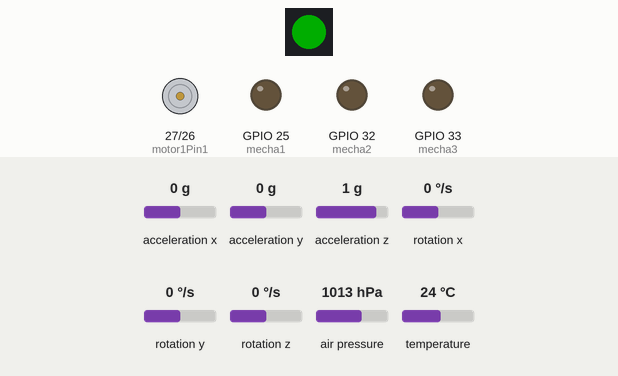
A sketch run on a simulated ESP32. On the bench: 1 RGB LEDs in strip order, left to right, motor-driver pin pairs drawn as motors (green arrow = first pin HIGH = forward, orange = second pin HIGH = backward, longer = more drive, scaled by the enable pin), output pins drawn as LEDs (lit = HIGH). The inputs (shaded band) are chosen by the test bench; at power-on: rotation z 0 °/s, acceleration x 0 g, acceleration y 0 g, acceleration z 1 g, rotation x 0 °/s, rotation y 0 °/s, air pressure 1013 hPa, temperature 24 °C. Dim RGB values are drawn brighter than linear; storage starts empty.

Above: at 3.2 s.
3.3 s: rotation z set to -100 °/s
At 4.4 s:
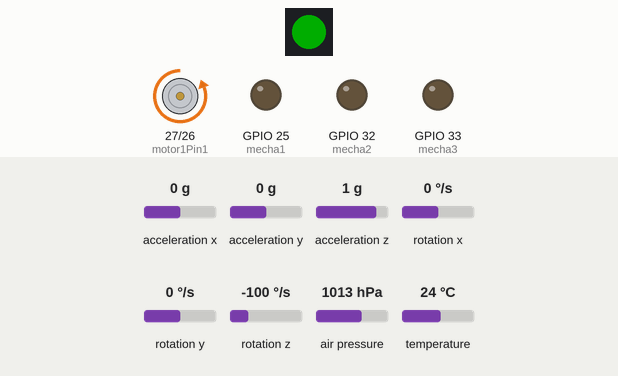
6.3 s: rotation z set to 100 °/s
At 7.33 s:
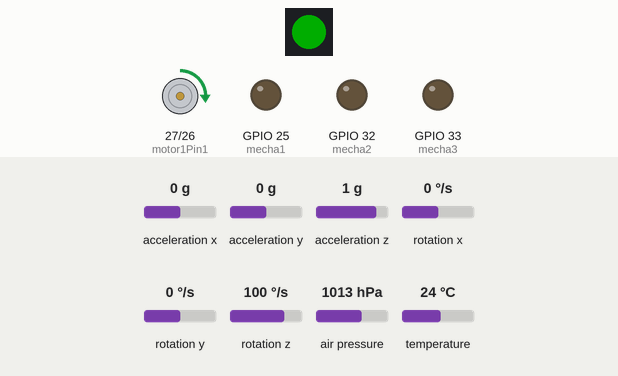
9.3 s: rotation z set to -84 °/s
At 9.41 s:
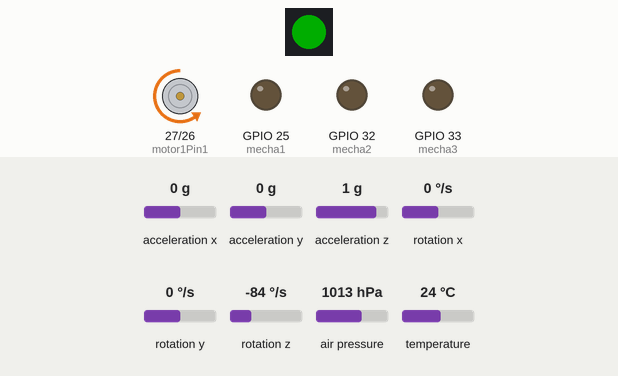
Timing chart, 0 to 12.3 s (numbered marks = the images above; inputs shaded):
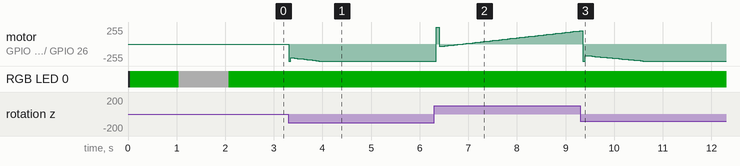

The sketch:

FlightComputerSigma2.ino
```cpp
#include "FS.h"
#include "SD.h"
#include "SPI.h"
#include "Wire.h"
#include "SPIFFS.h"
#include <PID_v1.h>
#include <MPU6050_light.h>
#include <Adafruit_BMP280.h>
#include <Adafruit_NeoPixel.h>
#ifdef __AVR__
  #include <avr/power.h>
#endif

#define LED_PIN    16
#define LED_COUNT 1


MPU6050 mpu(Wire);
Adafruit_BMP280 bmp;
Adafruit_NeoPixel strip = Adafruit_NeoPixel(LED_COUNT, LED_PIN, NEO_GRB + NEO_KHZ800);

//Contantes y objeto para el PID
double RW_Setpoint, RW_Input, RW_Output;
PID RW_PID(&RW_Input, &RW_Output, &RW_Setpoint, 2, 1, 1, DIRECT);

//Constantes para la reaction wheel
const int freq = 30000;
const int pwmChannel = 0;
const int resolution = 8;
const int motor1Pin1 = 27;
const int motor1Pin2 = 26;
const int enable1Pin = 14;
const bool invertirRotacion = false;
int low = LOW;
int high = HIGH;
int dutyCycle = 255; //Velocidad con ledcWrite(pwmChannel, dutyCycle); (Para alante)

//Constantes para mechas
const int mecha1 = 25;
const int mecha2 = 32;
const int mecha3 = 33;

String FileName = "/lecturas.csv";
long timer = 0;
String instantData;
int Status = 0;
float AlturaLanzamiento = 0;
bool hasCopiedFile = false;

void writeFile(fs::FS &fs, String path, String message){
    File file = fs.open(path, FILE_WRITE);
    if(!file){
        return;
    }
    if(!file.print(message)){
        Serial.println("- write failed");
    }
    file.close();
}

void appendFile(fs::FS &fs, String path, String message){
    File file = fs.open(path, FILE_APPEND);
    if(!file){
        return;
    }
    if(!file.print(message)){
        Serial.println("- append failed");
    }
    file.close();
}


void controlReactionWheel() {
    RW_Input = mpu.getGyroZ();
    RW_PID.Compute();
    if (RW_Output > 0) {
      digitalWrite(motor1Pin1, low);
      digitalWrite(motor1Pin2, high);
      dutyCycle = RW_Output;
    } else {
      digitalWrite(motor1Pin1, high);
      digitalWrite(motor1Pin2, low);
      dutyCycle = -RW_Output;
    }
    ledcWrite(pwmChannel, dutyCycle);
}

void copyFileToSD(fs::FS &fs, String path){
  File file2 = fs.open(path, FILE_WRITE);
  File file = SPIFFS.open(path);
  while( file.available() ) {
      file2.write( file.read() );
  }
  file2.close();
  file.close();
  hasCopiedFile = true;
  Serial.println("Copied File");
  strip.setPixelColor(0, strip.Color(255,255,255));
  strip.show();
}
void deployParachute() {
  //Funcion de despliegue de paracaidas
  digitalWrite(mecha1, HIGH);
  digitalWrite(mecha2, HIGH);
  digitalWrite(mecha3, HIGH);
  strip.setPixelColor(0, strip.Color(255,0,255));
  strip.show();
  Serial.println("DEPLOYED!");
}

void setup(){
    Serial.begin(9600);

    //Led setup
    strip.begin();
    strip.setBrightness(50);
    strip.show();
    //Para mostrar color
    //************************************************//
    //strip.setPixelColor(1, (0,0,0)); //  Set pixel's color (in RAM)
    //strip.show();
    //************************************************//

    //SPIFFS Setup (Memoria interna)
    strip.setPixelColor(0, strip.Color(255,0,0));
    strip.show();
    while(!SPIFFS.begin(true)){
        while (1) delay(10);
    }
    //SD Setup
    strip.setPixelColor(0, strip.Color(0,255,0));
    strip.show();
    if(!SD.begin()){
        strip.setPixelColor(0, strip.Color(255,0,255));
        strip.show();
        Serial.println("ERROR SD");
        while (1) delay(10);
    }
    uint8_t cardType = SD.cardType();
    if(cardType == CARD_NONE){
        strip.setPixelColor(0, strip.Color(255,0,0));
        strip.show();
        while (1) delay(10);
    }

    int i = 0;
    while(SD.exists(FileName)){
      FileName = "/lecturas"+String(i)+".csv";
      i++;
    }

    //MPU6050 Setup
    Wire.begin();
    byte status = mpu.begin();
    while(status!=0){  // stop everything if could not connect to MPU6050
      strip.setPixelColor(0, strip.Color(255,255,0));
      strip.show();
    }
    delay(1000);
    strip.setPixelColor(0, strip.Color(255,255,255));
    strip.show();
    mpu.calcOffsets(true,true); // gyro and accelero
    strip.setPixelColor(0, strip.Color(0,255,0));
    strip.show();

    //BMP Setup
    status = bmp.begin(0x76);
    if (!status) {
      strip.setPixelColor(0, strip.Color(0,0,255));
      strip.show();
      while (1) delay(10);
    }
    /* Default settings from datasheet. */
    bmp.setSampling(Adafruit_BMP280::MODE_NORMAL,     /* Operating Mode. */
                    Adafruit_BMP280::SAMPLING_X2,     /* Temp. oversampling */
                    Adafruit_BMP280::SAMPLING_X16,    /* Pressure oversampling */
                    Adafruit_BMP280::FILTER_X16,      /* Filtering. */
                    Adafruit_BMP280::STANDBY_MS_500); /* Standby time. */

    //PID Setup
    RW_PID.SetMode(AUTOMATIC);
    RW_PID.SetOutputLimits(-255,255);
    RW_PID.SetSampleTime(50);
    RW_Setpoint = 0;

    //DC motor setup
    pinMode(motor1Pin1, OUTPUT);
    pinMode(motor1Pin2, OUTPUT);
    pinMode(enable1Pin, OUTPUT);
    ledcSetup(pwmChannel, freq, resolution);
    ledcAttachPin(enable1Pin, pwmChannel);
    if (invertirRotacion){
      low = HIGH;
      high = LOW;
    }

    //Setup mechas
    pinMode(mecha1, OUTPUT);
    pinMode(mecha2, OUTPUT);
    pinMode(mecha3, OUTPUT);
    digitalWrite(mecha1, LOW);
    digitalWrite(mecha2, LOW);
    digitalWrite(mecha3, LOW);

    writeFile(SPIFFS, FileName, "ACCELERO_X,ACCELERO_Y,ACCELERO_Z,GYRO_X,GYRO_Y,GYRO_Z,ACC_ANGLE_X,ACC_ANGLE_Y,ANGLE_X,ANGLE_Y,ANGLE_Z,TEMPERATURE,PREASSURE,HEIGHT,TIME,STATUS, \n");

    //Establezco altura inicial
    AlturaLanzamiento = bmp.readAltitude(1020.03);
    //Todo correcto
    strip.setPixelColor(0, strip.Color(0,255,0)); //  Set pixel's color (in RAM)
    strip.show();
}

void loop(){
    mpu.update();
    controlReactionWheel();
    timer = millis();
    instantData = String(mpu.getAccX()) + "," + String(mpu.getAccY()) + "," + String(mpu.getAccZ()) +
                  "," + String(mpu.getGyroX()) + "," + String(mpu.getGyroY()) + "," + String(mpu.getGyroZ()) +
                  "," + String(mpu.getAccAngleX()) + "," + String(mpu.getAccAngleY()) +
                  "," + String(mpu.getAngleX()) + "," + String(mpu.getAngleY()) + "," + String(mpu.getAngleZ()) +
                  "," + bmp.readTemperature() + "," + bmp.readPressure() + "," + bmp.readAltitude(1020.03) +
                  "," + String(timer) + "," + String(Status) + "," + "\n";
    appendFile(SPIFFS, FileName, instantData);
    if((mpu.getAngleX() > 80 || mpu.getAngleY() > 80 || mpu.getAngleX() < -80 || mpu.getAngleY() < -80) && Status == 0){
      Status=1;
      deployParachute();
    }

    if (Status == 1){
      if (abs(bmp.readAltitude(1020.03) - AlturaLanzamiento) < 10 && hasCopiedFile == false) {
        copyFileToSD(SD, FileName);
      }
    }

    delay(1);
}
```
